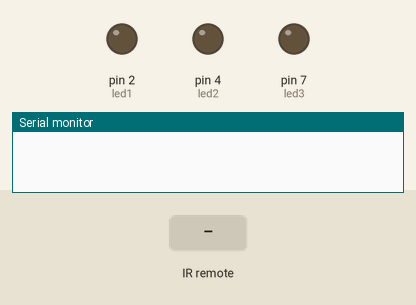
This sketch was run on a simulated Arduino Uno, built with avr-gcc and run on an emulated ATmega328P. On the bench: output pins drawn as LEDs (lit = HIGH), the last lines printed to the serial monitor. The test bench sets the inputs (shaded band).

Above: at 1.2 s.
1.3 s: infrared code 0xFFA25D received
At 2.2 s:
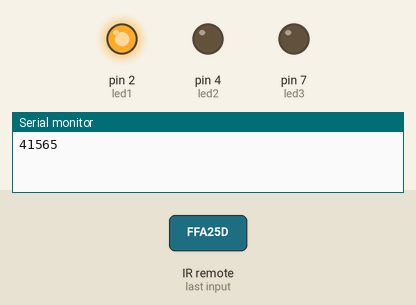
2.8 s: infrared code 0xFF629D received
At 3.4 s:
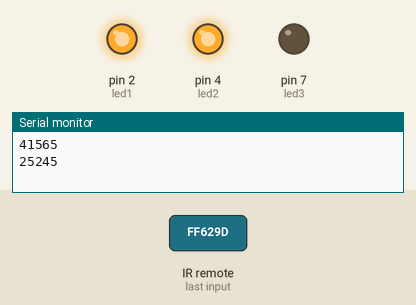
4.3 s: infrared code 0xFFE21D received
At 5.5 s:
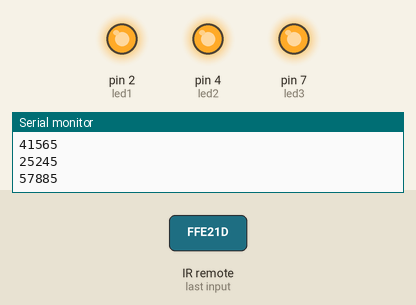
5.8 s: infrared code 0xFFA25D received
At 6.8 s:
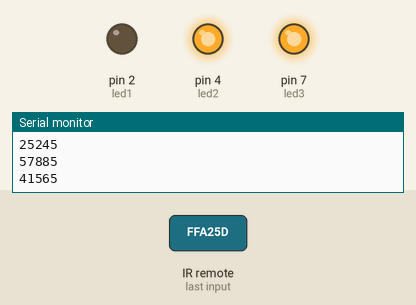
7.3 s: infrared code 0xFF629D received
At 8.0 s:
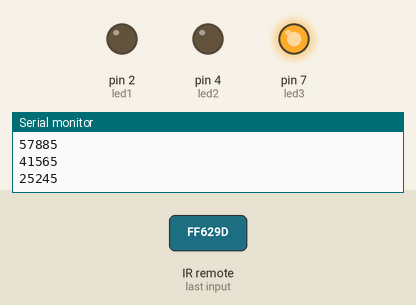
Timing chart, 0 to 9.8 s (numbered marks = the images above; inputs shaded):
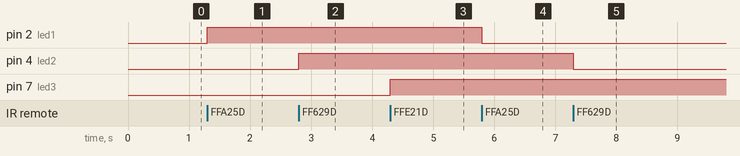

The sketch:

IR_led.ino
```cpp
#include <IRremote.h>

int RECV_PIN = 11; // the pin where you connect the output pin of sensor
int led1 = 2;
int led2 = 4;
int led3 = 7;
int itsONled[] = {0,0,0,0};
/* the initial state of LEDs is OFF (zero)
the first zero must remain zero but you can
change the others to 1's if you want a certain
led to light when the board is powered */
#define code1 0xFFA25D // code received from button no. 1
#define code2 0xFF629D
 // code received from button no. 2
#define code3 0xFFE21D
 // code received from button no. 3

IRrecv irrecv(RECV_PIN);

decode_results results;

void setup()
{
Serial.begin(9600); // you can ommit this line
irrecv.enableIRIn(); // Start the receiver
pinMode(led1, OUTPUT);
pinMode(led2, OUTPUT);
pinMode(led3, OUTPUT);
}

void loop() {
if (irrecv.decode(&results)) {
unsigned int value = results.value;
switch(value) {
case code1:
if(itsONled[1] == 1) { // if first led is on then
digitalWrite(led1, LOW); // turn it off when button is pressed
itsONled[1] = 0; // and set its state as off
} else { // else if first led is off
digitalWrite(led1, HIGH); // turn it on when the button is pressed
itsONled[1] = 1; // and set its state as on
}
break;
case code2:
if(itsONled[2] == 1) {
digitalWrite(led2, LOW);
itsONled[2] = 0;
} else {
digitalWrite(led2, HIGH);
itsONled[2] = 1;
}
break;
case code3:
if(itsONled[3] == 1) {
digitalWrite(led3, LOW);
itsONled[3] = 0;
} else {
digitalWrite(led3, HIGH);
itsONled[3] = 1;
}
break;
}
Serial.println(value); // you can ommit this line
irrecv.resume(); // Receive the next value
}
}
```

Measured:
- after the input at 1.3 s, pin 2 (led1): LOW → HIGH at once
- after the input at 2.8 s, pin 4 (led2): LOW → HIGH at once
- after the input at 4.3 s, pin 7 (led3): LOW → HIGH at once
- after the input at 5.8 s, pin 2 (led1): HIGH → LOW at once
- after the input at 7.3 s, pin 4 (led2): HIGH → LOW at once
